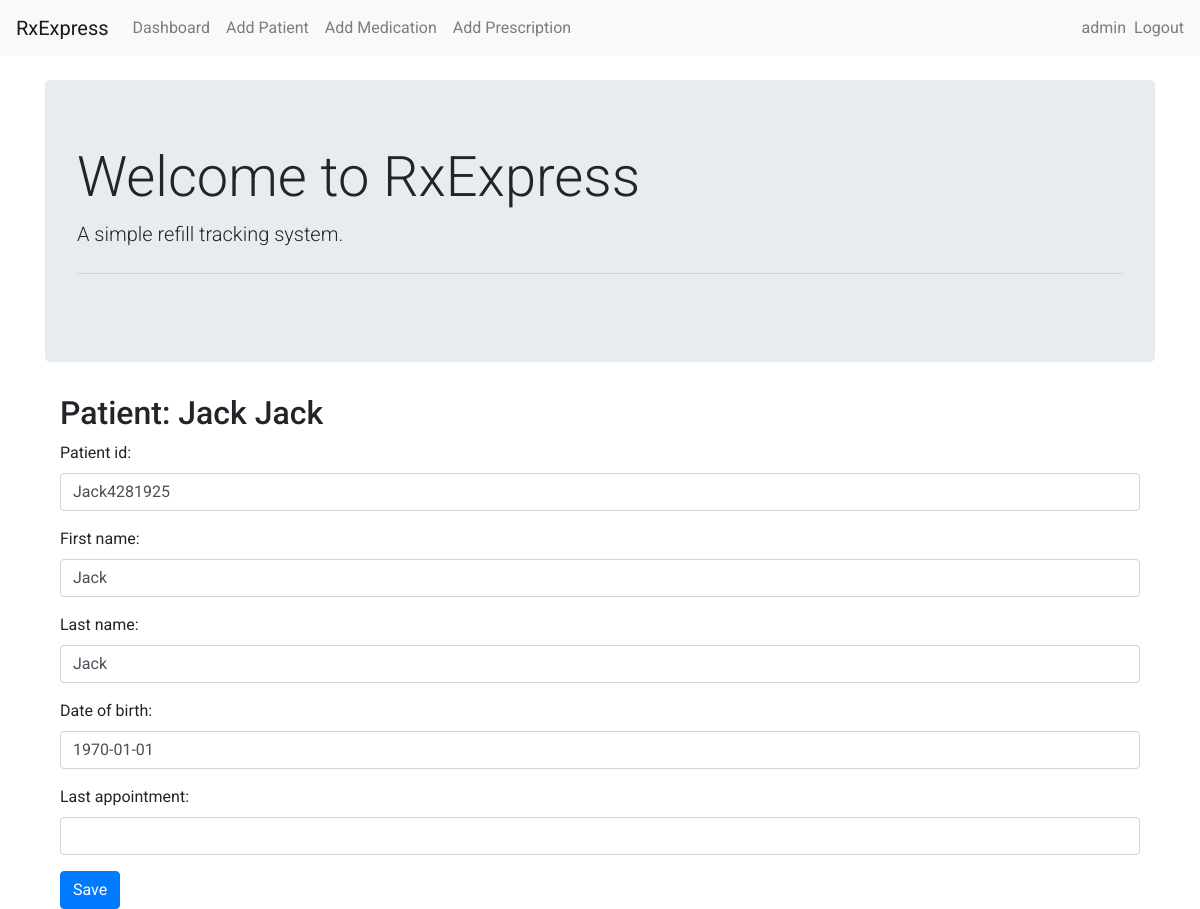
Page /patients/10/ (signed in) on the committed database.
### rxexpress/models.py (models this page shows, shortened)
class Patient(models.Model):
    patient_id = models.CharField(max_length=50, unique=True, null=True, blank=True)
    first_name = models.CharField(max_length=50)
    last_name = models.CharField(max_length=50)
    date_of_birth = models.DateField(null=True, blank=True)
    last_appointment = models.DateField(null=True, blank=True)
    last_fill_date = models.DateField(null=True, blank=True)

### rxexpress/views.py (the view)
# urls.py: path('patients/<int:pk>/', views.patient_detail_view, name='patient_detail'),
@login_required
def patient_detail_view(request, pk):
    patient = get_object_or_404(Patient, pk=pk)
    prescriptions = patient.prescriptions.select_related('medication')
    if request.method == 'POST':
        form = PatientForm(request.POST, instance=patient)
        if form.is_valid():
            form.save()
            return redirect('patient_detail', pk=patient.pk)
    else:
        form = PatientForm(instance=patient)
    return render(request, 'patient_detail.html', {'patient': patient, 'form': form, 'prescriptions': prescriptions})

### rxexpress/forms.py
class PatientForm(forms.ModelForm):
    class Meta:
        model = Patient
        fields = ['patient_id', 'first_name', 'last_name', 'date_of_birth', 'last_appointment']
        widgets = {
            'patient_id': forms.TextInput(attrs={'class': 'form-control'}),
            'first_name': forms.TextInput(attrs={'class': 'form-control'}),
            'last_name': forms.TextInput(attrs={'class': 'form-control'}),
            'date_of_birth': forms.TextInput(attrs={'class': 'form-control'}),
            'last_appointment': forms.TextInput(attrs={'class': 'form-control'})
        }

### rxexpress/templates/patient_detail.html (shortened to what this page needs)
{% extends "index.html" %}
{% block content %}
<div class="container mt-4">
  <h2>Patient: {{ patient.first_name }} {{ patient.last_name }}</h2>
  <form method="post">
    {{ form.as_p }}
    <button class="btn btn-primary" type="submit">Save</button>
  </form>
</div>
{% endblock %}

### rxexpress/templates/index.html (shortened to what this page needs)
<!DOCTYPE html>
<html lang="en">
<head>
        <link rel="stylesheet" href="https://cdn.jsdelivr.net/npm/bootstrap@4.6.2/dist/css/bootstrap.min.css">
    </head>
<body>
<nav class="navbar navbar-expand-lg navbar-light bg-light">
    <a class="navbar-brand" href="/">RxExpress</a>
    <div class="collapse navbar-collapse">
        <ul class="navbar-nav mr-auto">
            <li class="nav-item"><a class="nav-link" href="/dashboard/">Dashboard</a></li>
            <li class="nav-item"><a class="nav-link" href="/add-patient/">Add Patient</a></li>
            <li class="nav-item"><a class="nav-link" href="/add-medication/">Add Medication</a></li>
            <li class="nav-item"><a class="nav-link" href="/add-prescription/">Add Prescription</a></li>
        </ul>
        <ul class="navbar-nav ml-auto align-items-center">
            {% if user.is_authenticated %}
                <li class="nav-item">
                    <span class="nav-item">
                        <span class="nav-link">{{ user.username}}</span>
                </li>
                <li class="nav-item">
                    <form method='post' action="{% url 'logout' %}" style="display: inline;">
                        <button type="submit"
                                class="nav-link btn btn-link"
                                style="padding: 0; border: none; background: none; cursor: pointer;">
                            Logout
                        </button>
                    </form>
                </li>
            {% else %}
                <li class="nav-item">
                    <a class="nav-link" href="{% url 'login' %}">Login</a>
                </li>
            {% endif %}
        </ul>
    </div>
</nav>
<div class="container mt-4">
    <div class="jumbotron">
        <h1 class="display-4">Welcome to RxExpress</h1>
        <p class="lead">A simple refill tracking system.</p>
        <hr class="my-4">
    </div>
    {% block content %}{% endblock %}
</div>
</body>
</html>

### rxexpress/templates/index.html (style rules this page uses)
body { font-family: "Roboto", sans-serif; }

### rows in the picture
Patient: first_name "Jack", last_name "Jack", patient_id "Jack4281925", date_of_birth "1970-01-01"

### other values in the picture
{{ user.username }} "admin"
